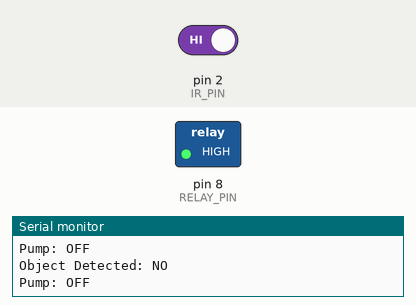
Recording of a sketch running on a simulated Arduino Mega 2560, built with avr-gcc and run on an emulated ATmega2560. On the bench: switched loads named in the sketch (green lamp = pin HIGH), the last lines printed to the serial monitor. Inputs (shaded band) come from the test bench; at power-on: pin 2 (IR_PIN) HIGH.

Above: at 1.7 s.
1.8 s: pin 2 (IR_PIN) driven LOW
At 2.9 s:
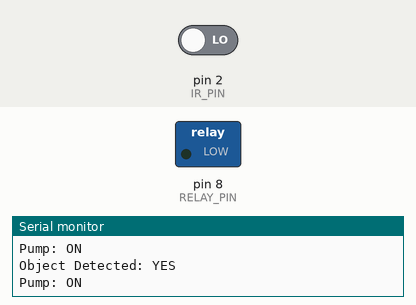
3.5 s: pin 2 (IR_PIN) driven HIGH
At 4.1 s:
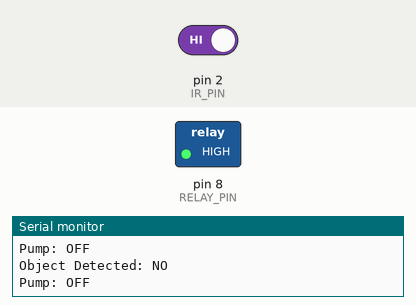
Timing chart, 0 to 6.5 s (numbered marks = the images above; inputs shaded):
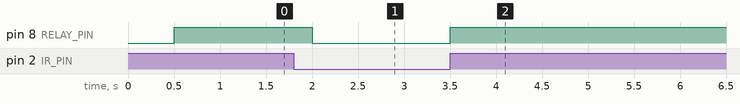

Measured:
- after the input at 1.8 s, pin 8 (RELAY_PIN): HIGH → LOW after 0.20 s
- after the input at 3.5 s, pin 8 (RELAY_PIN): LOW → HIGH at once

The sketch:

voinex.ino
```cpp
const int RELAY_PIN = 8;
const int IR_PIN = 2;

void setup() {
  Serial.begin(115200);
  delay(500);

  pinMode(RELAY_PIN, OUTPUT);
  pinMode(IR_PIN, INPUT);

  // Active-low relay: HIGH means OFF
  digitalWrite(RELAY_PIN, HIGH);
}

void loop() {
  int sensorValue = digitalRead(IR_PIN);
  bool objectDetected = (sensorValue == LOW);

  // Active-low relay: LOW means ON
  digitalWrite(RELAY_PIN, objectDetected ? LOW : HIGH);

  Serial.print("Object Detected: ");
  Serial.println(objectDetected ? "YES" : "NO");

  Serial.print("Pump: ");
  Serial.println(objectDetected ? "ON" : "OFF");

  delay(500);
}
```
